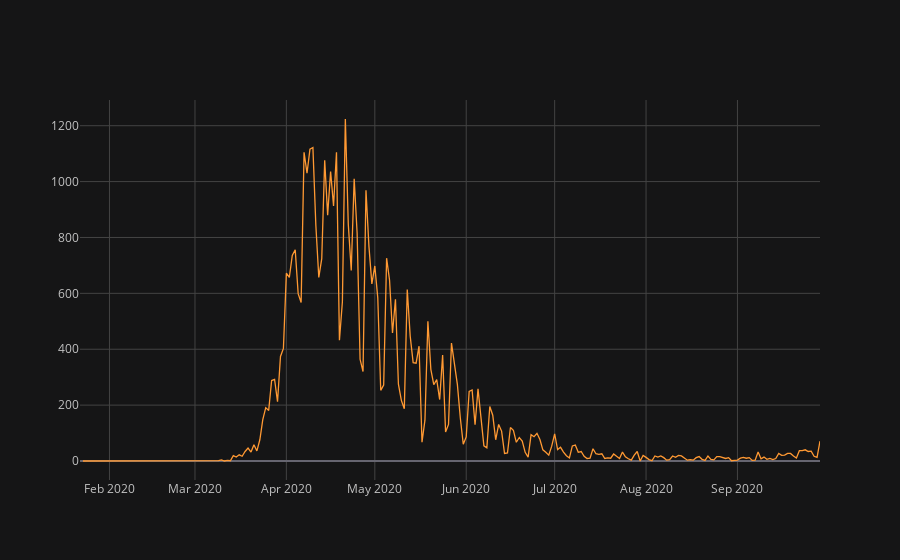

The notebook cell this image was saved under:
### Code cell
df_dth[df_dth["ISO 3166-1 Alpha 3-Codes"] == "GBR"][["Value"]].diff().iplot()

### Figure 1 — Plotly figure (JSON) as saved in the notebook; plotly's stock layout.template omitted (floating-point values rounded to 4 significant figures; data arrays with more than 128 entries replaced by an {"elided": "..."} marker saying what was removed)
{"data": [{"line": {"color": "rgba(255, 153, 51, 1.0)", "dash": "solid", "shape": "linear", "width": 1.3}, "mode": "lines", "name": "Value", "text": "", "type": "scatter", "x": {"elided": "252 str values"}, "y": {"elided": "252 mixed values"}}], "layout": {"legend": {"bgcolor": "#151516", "font": {"color": "#D9D9D9"}}, "paper_bgcolor": "#151516", "plot_bgcolor": "#151516", "title": {"font": {"color": "#D9D9D9"}}, "xaxis": {"gridcolor": "#434343", "showgrid": true, "tickfont": {"color": "#C2C2C2"}, "title": {"font": {"color": "#D9D9D9"}, "text": ""}, "zerolinecolor": "#666570"}, "yaxis": {"gridcolor": "#434343", "showgrid": true, "tickfont": {"color": "#C2C2C2"}, "title": {"font": {"color": "#D9D9D9"}, "text": ""}, "zerolinecolor": "#666570"}}}
